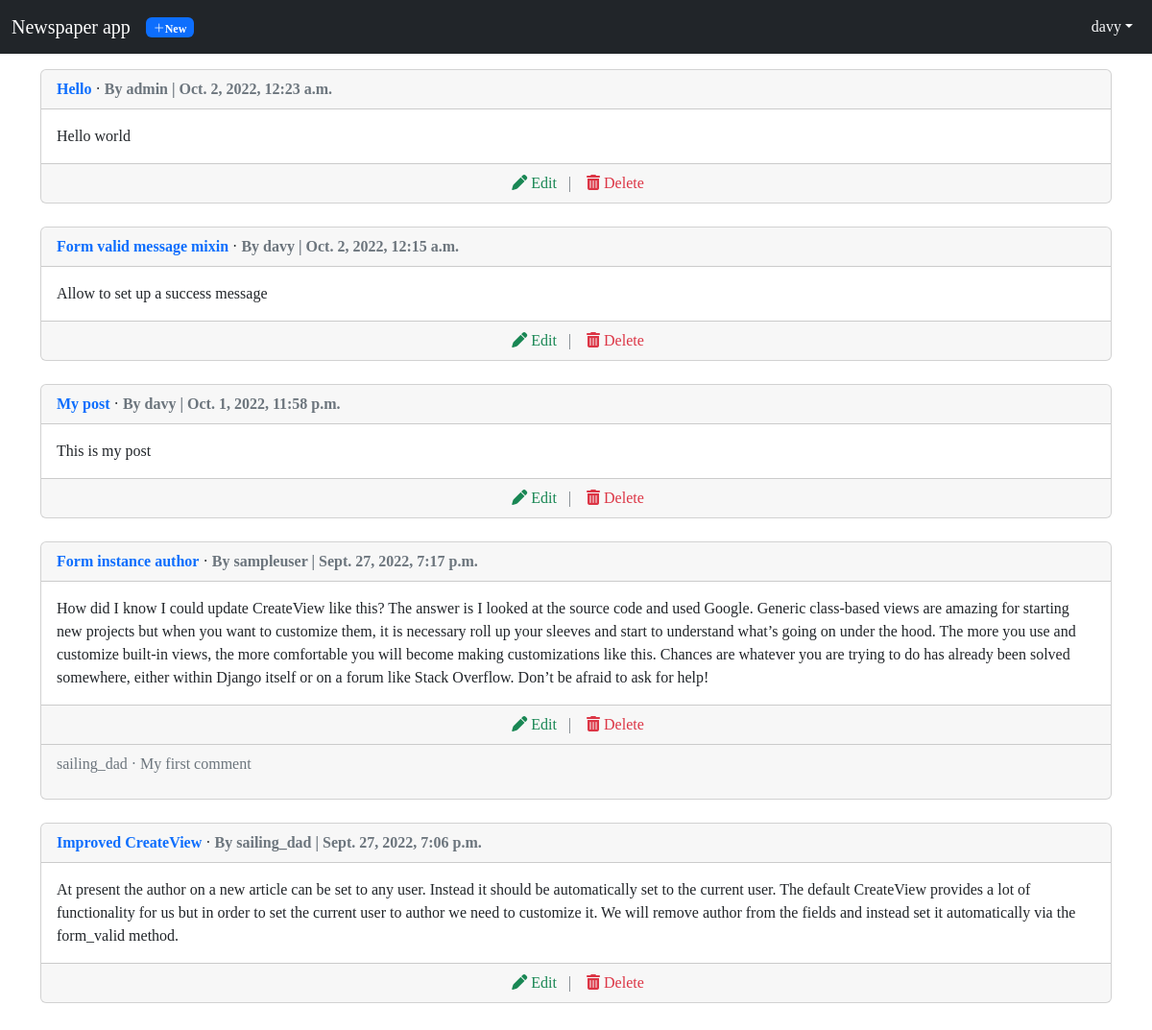
The app's page /articles/ (signed in) with its own data.
### user/models.py (models this page shows)
class CustomUser(AbstractUser):
    age = models.PositiveSmallIntegerField(null=True, blank=True)

### articles/models.py (models this page shows, shortened)
class Article(models.Model):
    author = models.ForeignKey(get_user_model(), on_delete=models.CASCADE)
    title = models.CharField(max_length=200)
    body = models.TextField()
    date = models.DateTimeField(auto_now_add=True)
    class Meta:
        ordering = ['-date']

class Comment(models.Model):
    article = models.ForeignKey(
        Article, on_delete=models.CASCADE, related_name='comments')
    comment = models.CharField(max_length=255)
    author = models.ForeignKey(
        get_user_model(), on_delete=models.CASCADE)
    def __str__(self) -> str:
        return self.comment[:20]

### articles/views.py (the view)
# urls.py: path('', ArticlesListView.as_view(), name="articles"),
class ArticlesListView(views.RecentLoginRequiredMixin, ListView):
    model = Article
    template_name = 'article_list.html'
    context_object_name = "articles_list"
    redirect_field_name = 'hollback'
    raise_exception = False
    max_last_login_delta = 300
    login_url = 'login'

### templates/article_list.html (shortened to what this page needs)
{% extends 'base.html' %}
{% block content %}
    <div>
        {% for article in articles_list %}
            <div class="card">
                <div class="card-header">
                    <span class="fw-bold"><a href="{% url 'article_detail' article.pk %}">{{article.title}}</a></span> &middot;
                    {% if user.username == article.author %}
                    <span class="fw-bold text-muted"> By You | {{article.date}}</span>
                    {% else %}
                    <span class="fw-bold text-muted"> By {{article.author}} | {{article.date}}</span>
                    {% endif %}
                </div>
                <div class="card-body">
                    {{article.body}}
                </div>
                {% if user.is_authenticated%}
                <div class="card-footer  text-center text-muted">
                    <a href="{% url 'article_edit' article.pk %}" class="mx-2 text-success"><span class="fa fa-pen mx-1"></span>Edit</a> | <a href="{% url 'article_delete' article.pk %}" class="mx-2 text-danger"><span class="fa fa-trash-can mx-1"></span>Delete</a>
                </div>
                {% for comment in article.comments.all %}
                <div class="card-footer text-muted">
                    <p>
                        <span class="font-weight-bold">{{ comment.author }} &middot;</span>
                        {{ comment }}
                    </p>
                </div>
                {% endfor %}
                {% endif %}
            </div>
            <br />
        {% endfor %}
    </div>
{% endblock content %}

### templates/base.html (shortened to what this page needs)
{% load static %}
{% load crispy_forms_tags %}
<!DOCTYPE html>
<html lang="en">
  <head>
    <link
      rel="stylesheet"
      href="{% static 'css/bootstrap/bootstrap.min.css' %}"
    />
    <link
      rel="stylesheet"
      href="{% static 'css/bootstrap/bootstrap-icons.css' %}"
    />
    <link
      rel="stylesheet"
      href="{% static 'css/fontawesome/css/all.min.css' %}"
    />
    <link rel="stylesheet" href="{% static 'css/index.css' %}" />
  </head>
  <body>
    <nav class="navbar navbar-expand-md navbar-dark bg-dark">
      <div class="container-fluid">
        {% if user.is_authenticated %}
        <a class="navbar-brand" href="{% url 'home' %}">Newspaper app</a>
        <a href="{% url 'article_new' %}"><span class="badge bi bi-plus-lg bg-primary">New</span></a>
        <div class="collapse navbar-collapse" id="userMenu">
          <ul class="navbar-nav ms-auto mb-2 mb-sm-0">
            <div class="nav-item dropdown">
              <a
                class="nav-link dropdown-toggle text-light"
                href="#"
                data-bs-toggle="dropdown"
                aria-expanded="false"
                >{{user.username}}</a
              >
            </div>
          </ul>
          {% else %}
          <a class="navbar-brand" href="{% url 'home' %}">Newspaper app</a>
          {% endif %}
        </div>
      </div>
    </nav>
    <main class="container my-3">
      {% block content %} {% endblock content %}
    </main>
  </body>
</html>

### staticfiles/css/index.css (style rules this page uses)
body { font-family: Lato-Regular; }
a { text-decoration: none; }

### records on screen
CustomUser: username "davy"
Article: title "Hello", author "admin", date "Oct. 2, 2022, 12:23 a.m.", body "Hello world"
Article: title "Form valid message mixin", author "davy", date "Oct. 2, 2022, 12:15 a.m.", body "Allow to set up a success message"
Article: title "My post", author "davy", date "Oct. 1, 2022, 11:58 p.m.", body "This is my post"
Article: title "Form instance author", author "sampleuser", date "Sept. 27, 2022, 7:17 p.m.", body "How did I know I could update CreateView like this? The answer is I looked at the source code and used Google. Generic class-based views are amazing for starting new projects but when you want to customize them, it is necessary roll up your sleeves and start to understand what’s going on under the hood. The more you use and customize built-in views, the more comfortable you will become making customizations like this. Chances are whatever you are trying to do has already been solved somewhere, either within Django itself or on a forum like Stack Overflow. Don’t be afraid to ask for help!"
Comment: author "sailing_dad", comment "My first comment"
Article: title "Improved CreateView", author "sailing_dad", date "Sept. 27, 2022, 7:06 p.m.", body "At present the author on a new article can be set to any user. Instead it should be automatically set to the current user. The default CreateView provides a lot of functionality for us but in order to set the current user to author we need to customize it. We will remove author from the fields and instead set it automatically via the form_valid method."
